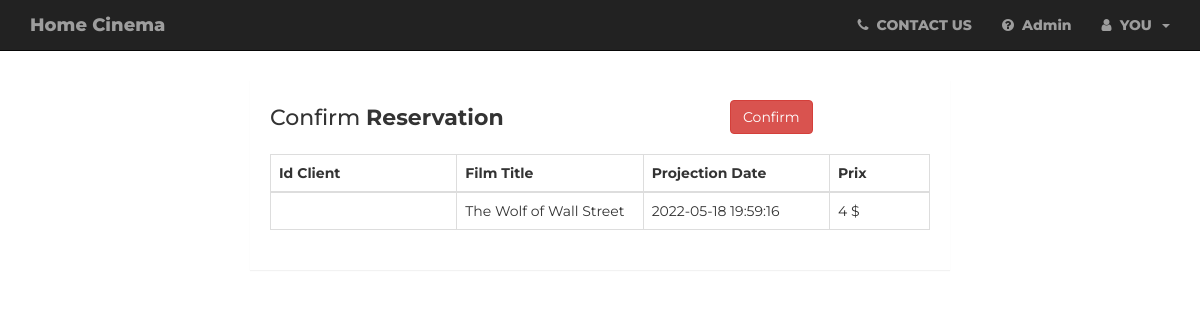
The page /php/reservation.php?id=1 on the database as committed earlier.
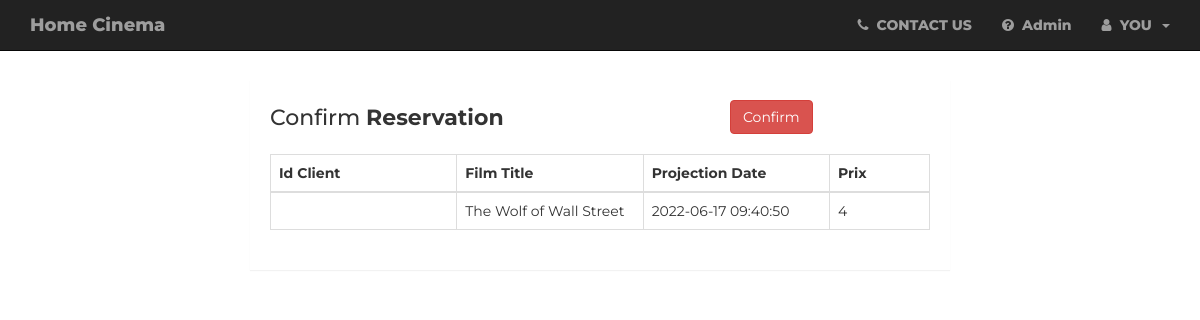
The same page on the database as committed later.
### tables this page shows
CREATE TABLE `projection` (
  `id_projection` int(30) NOT NULL,
  `film` int(30) NOT NULL,
  `time` timestamp NOT NULL DEFAULT current_timestamp() ON UPDATE current_timestamp(),
  `prix` varchar(30) NOT NULL
);

CREATE TABLE `films` (
  `id_film` int(30) NOT NULL,
  `titre` varchar(50) DEFAULT NULL,
  `realisateur` varchar(50) NOT NULL,
  `acteur` text NOT NULL,
  `annee` date NOT NULL
);

### php/reservation.php (the view, shortened to what this page needs)
<!DOCTYPE html>
<?php
$conn=cnxBD();
$sql = "SELECT * FROM `projection` p join films f on p.film=f.id_film where id_projection=".$_GET['id'];
try {
    $statement = $conn->prepare($sql);
    $statement->execute();
    $showfilms = $statement->fetchAll();
} catch (PDOException $e){
    echo ($e ->getMessage());
}
?>
<html lang="en">
<head>
    <link rel="stylesheet" href="../css/reservation.css">
    <?php include '../components/header.php';?>
</head>
<body>
    <?php include '../components/nav.php';?>
    <div class="container-lg">
        <div class="table-responsive">
            <div class="table-wrapper">
                <form action="confirm.php" method="post" >
                <div class="table-title">
                    <div class="row">
                        <div class="col-sm-8">
                            <h2>Confirm <b>Reservation</b></h2>
                        </div>
                        <div class="col-sm-4">
                            <button  type="submit" name="submit" class="btn btn-danger "></i>
                                Confirm</button>
                        </div>
                    </div>
                </div>
                <table class="table table-bordered">
                    <thead>
                        <tr>
                            <th>Id Client</th>
                            <th>Film Title</th>
                            <th>Projection Date</th>
                            <th>Prix</th>
                        </tr>
                    </thead>
                    <tbody>
                        <tr>
                            <td><input type="hidden" name="username" value="<?php echo $_SESSION['username']; ?>"><?php echo $_SESSION['username']; ?></td>
                            <td><input type="hidden" name="titre" value="<?php echo $showfilms[0]['titre']; ?>"><?php echo $showfilms[0]['titre']; ?></td>
                            <td><input type="hidden" name="time" value="<?php echo $showfilms[0]['time']; ?>"><?php echo $showfilms[0]['time']; ?></td>
                            <td><input type="hidden" name="prix" value="<?php echo $showfilms[0]['prix']; ?>"><?php echo $showfilms[0]['prix']; ?></td>
                        </tr>
                    </tbody>
                </table>
                </form>
            </div>
        </div>
    </div>
</body>
</html>

Rows that differ between the two databases and show on the page:
changed projection "The Wolf of Wall Street": time "2022-05-18 19:59:16" → "2022-06-17 09:40:50"; prix "4 $" → "4"
